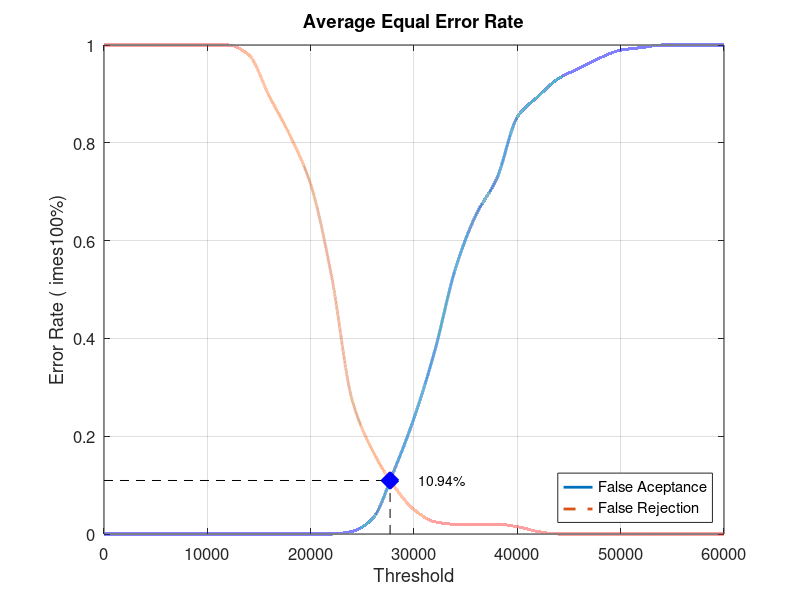
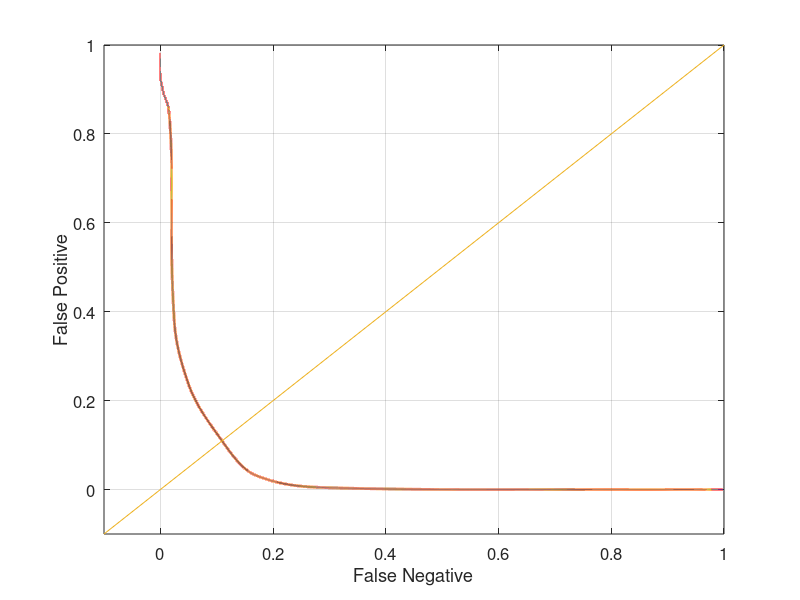

Write the MATLAB code that produced these figures, in order.
close all;
clear;
clc;
x = 0:2000:60000;
xq = 0:0.5:60000;

y0 = [0 0 0 0 0 0 0 0 0 0 0 0 0.00526316 0.0315789 0.126316 0.236842 0.373684 0.542105 0.652632 0.726316 0.852632 0.894737 0.931579 0.952632 0.973684 0.989474 0.994737 1 1 1 1]
yy0 = interp1(x, y0, xq, 'pchip');
y1 = [1 1 1 1 1 1 1 0.98 0.895 0.815 0.715 0.53 0.275 0.17 0.1 0.05 0.025 0.02 0.02 0.02 0.015 0.005 0 0 0 0 0 0 0 0 0]
yy1 = interp1(x, y1, xq, 'pchip');

% Calculating EER: 
y2 = abs(y0 - y1);
find(y2 == min(y2))
yy2 = abs(yy0 - yy1);
xEER = find(yy2 == min(yy2));
xEERIndex = xq(xEER) % X-axis EER
yEER = yy0(xEER) % Y-axis EER

main = figure
plot(xq, yy0,'-','LineWidth', 2);	hold on
plot(xq, yy1,'--','LineWidth', 2);	hold on
plot([xEERIndex xEERIndex], [0 yEER], 'k--');	hold on
plot([0 xEERIndex], [yEER yEER], 'k--');	hold on
plot(xEERIndex, yEER, 'bx', 'LineWidth', 10);	hold on
text(xEERIndex + 10 * xEERIndex / 100, yEER, [num2str(round((10000 * yEER)) / 100) '%'])
legend('False Aceptance', 'False Rejection', 'Location', 'SouthEast')
xlabel('Threshold')
ylabel('Error Rate (	imes100%)')
title('Average Equal Error Rate')
set(gca, 'FontSize', 12)
axis([0 60000 0 1])
grid on

print(main, 'Database1_1Main', '-dpng');
FNRxFPR = figure('Color', [1 1 1]);
plot(yy1, yy0, '-', yy1, yy0, 'LineWidth', 2);
hold on
y = -0.1:0.1:1
plot(y, y); 
set(gca, 'FontSize', 12)
xlabel('False Negative')
ylabel('False Positive')
axis([-0.1 1 -0.1 1])
set(gca, 'FontSize', 12)
grid on

print(FNRxFPR, 'Database1_1FNRxFPR','-dpng');
